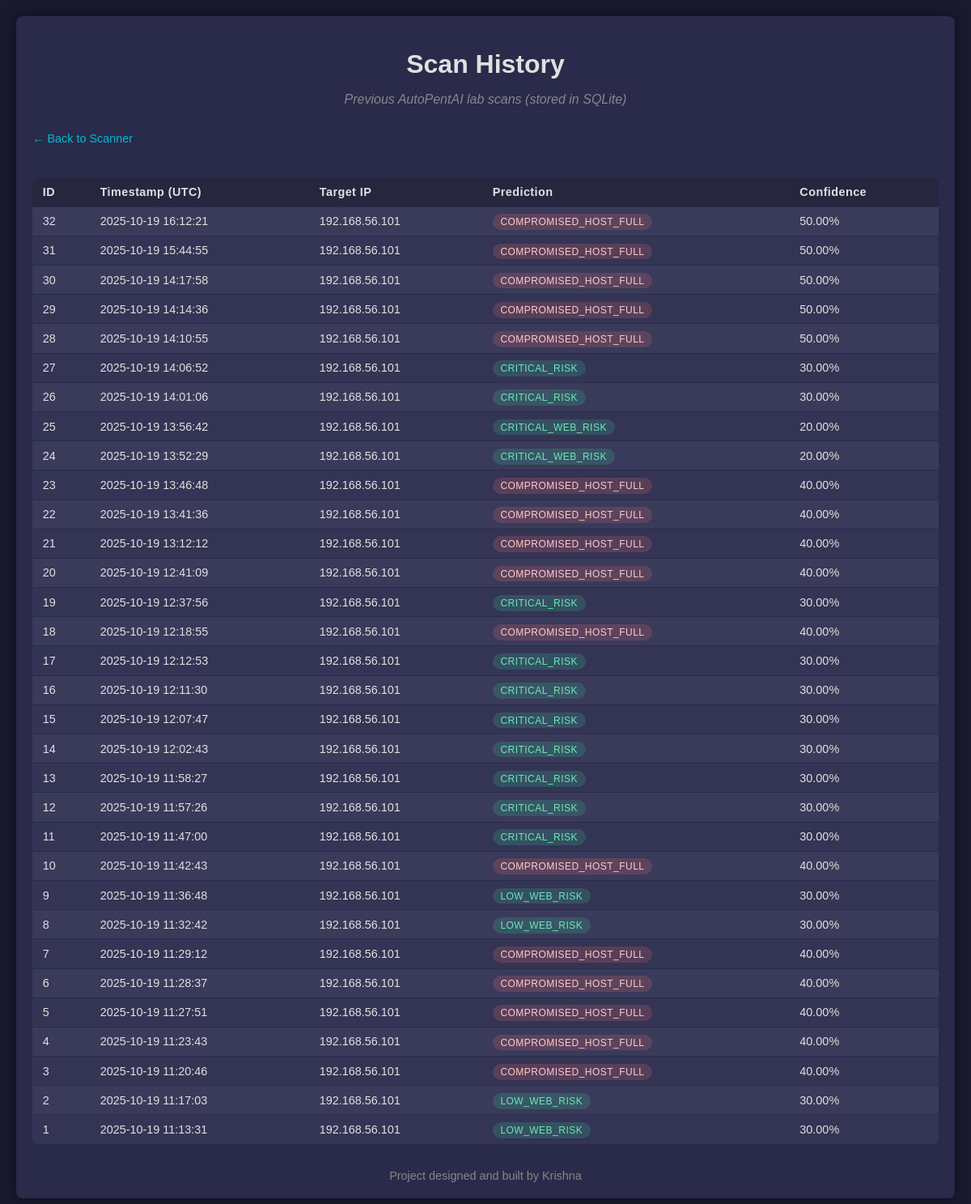
Page /history on the earlier database version.
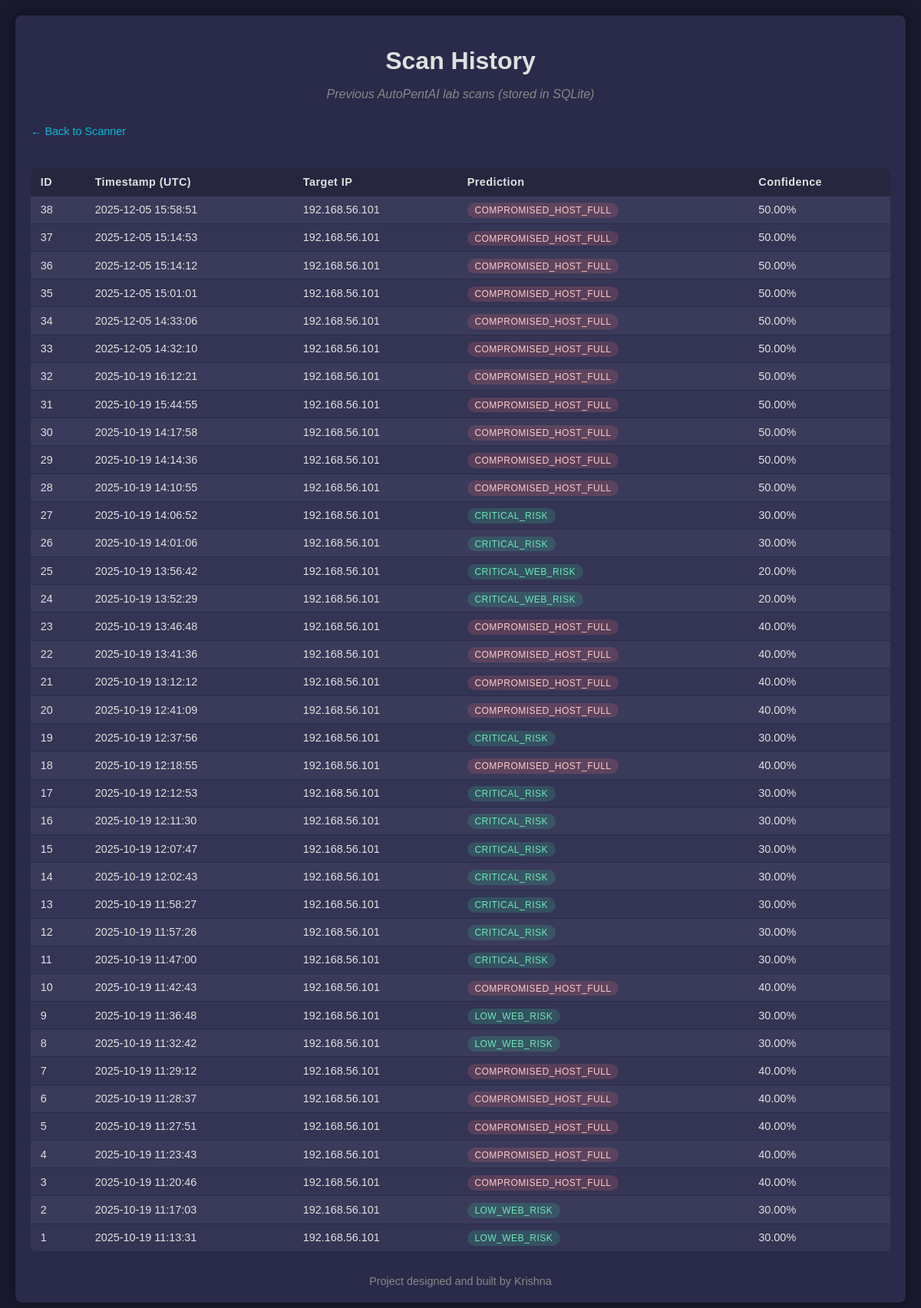
Same page on the later database version.
### app/app.py (models this page shows)
class Scan(db.Model):
    id = db.Column(db.Integer, primary_key=True)
    target_ip = db.Column(db.String(50), nullable=False)
    label = db.Column(db.String(100))
    confidence = db.Column(db.Float)
    scan_json = db.Column(db.Text)
    timestamp = db.Column(db.DateTime, default=datetime.datetime.utcnow)

### app/app.py (the view)
@app.route("/history")
def history():
    try:
        scans = Scan.query.order_by(Scan.timestamp.desc()).all()
    except Exception:
        db.create_all()
        scans = []
    return render_template("history.html", scans=scans)

### templates/history.html (shortened to what this page needs)
<!DOCTYPE html>
<html lang="en">
<head>
    <link rel="stylesheet" href="{{ url_for('static', filename='style.css') }}">
</head>
<body>
    <div class="container">
        <div class="header">
            <h1>Scan History</h1>
            <p>Previous AutoPentAI lab scans (stored in SQLite)</p>
        </div>
        <a href="{{ url_for('index') }}" class="back-link">← Back to Scanner</a>
        <div class="history-wrapper">
            {% if scans and scans|length > 0 %}
                <table class="history-table">
                    <thead>
                        <tr>
                            <th>ID</th>
                            <th>Timestamp (UTC)</th>
                            <th>Target IP</th>
                            <th>Prediction</th>
                            <th>Confidence</th>
                        </tr>
                    </thead>
                    <tbody>
                        {% for scan in scans %}
                            {% set label = scan.label or '' %}
                            {% if 'Compromised' in label %}
                                {% set risk_class = 'risk-high' %}
                            {% elif 'Suspicious' in label %}
                                {% set risk_class = 'risk-medium' %}
                            {% else %}
                                {% set risk_class = 'risk-low' %}
                            {% endif %}
                            <tr>
                                <td>{{ scan.id }}</td>
                                <td>{{ scan.timestamp.strftime('%Y-%m-%d %H:%M:%S') }}</td>
                                <td>{{ scan.target_ip }}</td>
                                <td>
                                    <span class="risk-badge {{ risk_class }}">
                                        {{ scan.label }}
                                    </span>
                                </td>
                                <td>{{ "%.2f"|format(scan.confidence) }}%</td>
                            </tr>
                        {% endfor %}
                    </tbody>
                </table>
            {% else %}
                <p class="empty-state">
                    No scans found yet. Run a scan from the main dashboard to see it here.
                </p>
            {% endif %}
        </div>
        <div class="footer">
            Project designed and built by Krishna
        </div>
    </div>
</body>
</html>

### static/style.css (style rules this page uses)
body { font-family: 'Arial', sans-serif; background-color: #1a1a2e; color: #e0e0e0; margin: 0; padding: 20px; }
.container { max-width: 1200px; margin: 0 auto; background-color: #2a2a4a; padding: 20px; border-radius: 8px; box-shadow: 0 0 15px rgba(0, 0, 0, 0.5); }
h1, h2, h3, h4, h5, h6 { color: #00bcd4; }
.header { text-align: center; margin-bottom: 30px; }
.header h1 { color: #e0e0e0; margin-bottom: 5px; }
.header p { color: #888; font-style: italic; }
.footer { text-align: center; margin-top: 30px; font-size: 0.9em; color: #888; }

### templates/history.html (style rules this page uses)
.history-wrapper { margin-top: 1.5rem; }
.back-link { display: inline-block; margin-bottom: 1rem; color: #00bcd4; text-decoration: none; font-size: 0.9rem; }
.history-table { width: 100%; border-collapse: collapse; font-size: 0.9rem; background-color: #3a3a5a; border-radius: 8px; overflow: hidden; }
.history-table th, .history-table td { padding: 0.6rem 0.8rem; border-bottom: 1px solid #2a2a4a; text-align: left; }
.history-table th { background-color: #26263f; font-weight: 600; letter-spacing: 0.03em; }
.history-table tr:nth-child(even) { background-color: #343454; }
.risk-badge { padding: 0.18rem 0.6rem; border-radius: 999px; font-size: 0.75rem; text-transform: uppercase; letter-spacing: 0.04em; }
.risk-high { background: rgba(248, 113, 113, 0.18); color: #fecaca; }
.risk-low { background: rgba(52, 211, 153, 0.18); color: #6ee7b7; }

Differences in the rows shown:
added Scan: id "38", timestamp "2025-12-05 15:58:51", target_ip "192.168.56.101", label "COMPROMISED_HOST_FULL", confidence "50.00"
added Scan: id "37", timestamp "2025-12-05 15:14:53", target_ip "192.168.56.101", label "COMPROMISED_HOST_FULL", confidence "50.00"
added Scan: id "36", timestamp "2025-12-05 15:14:12", target_ip "192.168.56.101", label "COMPROMISED_HOST_FULL", confidence "50.00"
added Scan: id "35", timestamp "2025-12-05 15:01:01", target_ip "192.168.56.101", label "COMPROMISED_HOST_FULL", confidence "50.00"
added Scan: id "34", timestamp "2025-12-05 14:33:06", target_ip "192.168.56.101", label "COMPROMISED_HOST_FULL", confidence "50.00"
added Scan: id "33", timestamp "2025-12-05 14:32:10", target_ip "192.168.56.101", label "COMPROMISED_HOST_FULL", confidence "50.00"
